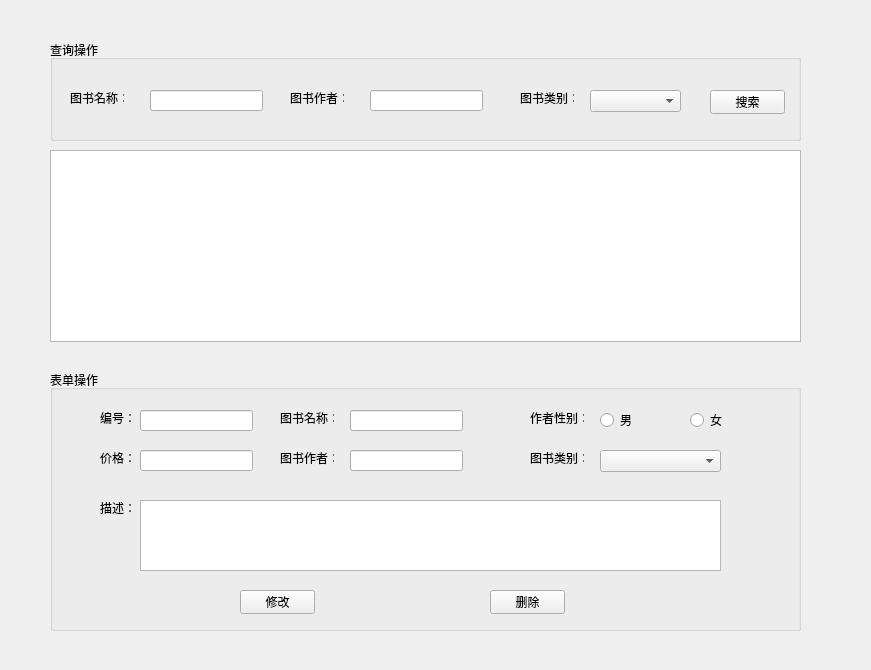
<?xml version="1.0" encoding="UTF-8"?>
<ui version="4.0">
 <class>Form</class>
 <widget class="QWidget" name="Form">
  <property name="geometry">
   <rect>
    <x>0</x>
    <y>0</y>
    <width>871</width>
    <height>670</height>
   </rect>
  </property>
  <property name="windowTitle">
   <string>图书信息管理</string>
  </property>
  <widget class="QGroupBox" name="groupBox">
   <property name="geometry">
    <rect>
     <x>50</x>
     <y>40</y>
     <width>751</width>
     <height>101</height>
    </rect>
   </property>
   <property name="title">
    <string>查询操作</string>
   </property>
   <widget class="QLabel" name="label">
    <property name="geometry">
     <rect>
      <x>20</x>
      <y>50</y>
      <width>54</width>
      <height>16</height>
     </rect>
    </property>
    <property name="text">
     <string>图书名称：</string>
    </property>
   </widget>
   <widget class="QLineEdit" name="book_name_input">
    <property name="geometry">
     <rect>
      <x>100</x>
      <y>50</y>
      <width>113</width>
      <height>21</height>
     </rect>
    </property>
   </widget>
   <widget class="QLabel" name="label_2">
    <property name="geometry">
     <rect>
      <x>240</x>
      <y>50</y>
      <width>54</width>
      <height>16</height>
     </rect>
    </property>
    <property name="text">
     <string>图书作者：</string>
    </property>
   </widget>
   <widget class="QLabel" name="label_3">
    <property name="geometry">
     <rect>
      <x>470</x>
      <y>50</y>
      <width>54</width>
      <height>16</height>
     </rect>
    </property>
    <property name="text">
     <string>图书类别：</string>
    </property>
   </widget>
   <widget class="QLineEdit" name="book_author_input">
    <property name="geometry">
     <rect>
      <x>320</x>
      <y>50</y>
      <width>113</width>
      <height>21</height>
     </rect>
    </property>
   </widget>
   <widget class="QComboBox" name="comboBox_booktype">
    <property name="geometry">
     <rect>
      <x>540</x>
      <y>50</y>
      <width>91</width>
      <height>22</height>
     </rect>
    </property>
   </widget>
   <widget class="QPushButton" name="search_btn">
    <property name="geometry">
     <rect>
      <x>660</x>
      <y>50</y>
      <width>75</width>
      <height>24</height>
     </rect>
    </property>
    <property name="text">
     <string>搜索</string>
    </property>
   </widget>
  </widget>
  <widget class="QGroupBox" name="groupBox_2">
   <property name="geometry">
    <rect>
     <x>50</x>
     <y>370</y>
     <width>751</width>
     <height>261</height>
    </rect>
   </property>
   <property name="title">
    <string>表单操作</string>
   </property>
   <widget class="QLabel" name="label_4">
    <property name="geometry">
     <rect>
      <x>50</x>
      <y>40</y>
      <width>54</width>
      <height>16</height>
     </rect>
    </property>
    <property name="text">
     <string>编号：</string>
    </property>
   </widget>
   <widget class="QLabel" name="label_5">
    <property name="geometry">
     <rect>
      <x>50</x>
      <y>80</y>
      <width>54</width>
      <height>16</height>
     </rect>
    </property>
    <property name="text">
     <string>价格：</string>
    </property>
   </widget>
   <widget class="QLabel" name="label_6">
    <property name="geometry">
     <rect>
      <x>50</x>
      <y>130</y>
      <width>54</width>
      <height>16</height>
     </rect>
    </property>
    <property name="text">
     <string>描述：</string>
    </property>
   </widget>
   <widget class="QLabel" name="label_7">
    <property name="geometry">
     <rect>
      <x>230</x>
      <y>40</y>
      <width>54</width>
      <height>16</height>
     </rect>
    </property>
    <property name="text">
     <string>图书名称：</string>
    </property>
   </widget>
   <widget class="QLabel" name="label_8">
    <property name="geometry">
     <rect>
      <x>230</x>
      <y>80</y>
      <width>54</width>
      <height>16</height>
     </rect>
    </property>
    <property name="text">
     <string>图书作者：</string>
    </property>
   </widget>
   <widget class="QLabel" name="label_9">
    <property name="geometry">
     <rect>
      <x>480</x>
      <y>40</y>
      <width>54</width>
      <height>16</height>
     </rect>
    </property>
    <property name="text">
     <string>作者性别：</string>
    </property>
   </widget>
   <widget class="QLabel" name="label_10">
    <property name="geometry">
     <rect>
      <x>480</x>
      <y>80</y>
      <width>54</width>
      <height>16</height>
     </rect>
    </property>
    <property name="text">
     <string>图书类别：</string>
    </property>
   </widget>
   <widget class="QPlainTextEdit" name="desc">
    <property name="geometry">
     <rect>
      <x>90</x>
      <y>130</y>
      <width>581</width>
      <height>71</height>
     </rect>
    </property>
   </widget>
   <widget class="QPushButton" name="modify_btn">
    <property name="geometry">
     <rect>
      <x>190</x>
      <y>220</y>
      <width>75</width>
      <height>24</height>
     </rect>
    </property>
    <property name="text">
     <string>修改</string>
    </property>
   </widget>
   <widget class="QPushButton" name="delete_btn">
    <property name="geometry">
     <rect>
      <x>440</x>
      <y>220</y>
      <width>75</width>
      <height>24</height>
     </rect>
    </property>
    <property name="text">
     <string>删除</string>
    </property>
   </widget>
   <widget class="QLineEdit" name="id_input">
    <property name="geometry">
     <rect>
      <x>90</x>
      <y>40</y>
      <width>113</width>
      <height>21</height>
     </rect>
    </property>
    <property name="readOnly">
     <bool>true</bool>
    </property>
   </widget>
   <widget class="QLineEdit" name="modify_book_name">
    <property name="geometry">
     <rect>
      <x>300</x>
      <y>40</y>
      <width>113</width>
      <height>21</height>
     </rect>
    </property>
   </widget>
   <widget class="QRadioButton" name="rbtn_man">
    <property name="geometry">
     <rect>
      <x>550</x>
      <y>40</y>
      <width>95</width>
      <height>20</height>
     </rect>
    </property>
    <property name="text">
     <string>男</string>
    </property>
   </widget>
   <widget class="QRadioButton" name="rbtn_woman">
    <property name="geometry">
     <rect>
      <x>640</x>
      <y>40</y>
      <width>95</width>
      <height>20</height>
     </rect>
    </property>
    <property name="text">
     <string>女</string>
    </property>
   </widget>
   <widget class="QLineEdit" name="modify_book_price">
    <property name="geometry">
     <rect>
      <x>90</x>
      <y>80</y>
      <width>113</width>
      <height>21</height>
     </rect>
    </property>
   </widget>
   <widget class="QLineEdit" name="modify_book_author">
    <property name="geometry">
     <rect>
      <x>300</x>
      <y>80</y>
      <width>113</width>
      <height>21</height>
     </rect>
    </property>
   </widget>
   <widget class="QComboBox" name="cbb_type_modify">
    <property name="geometry">
     <rect>
      <x>550</x>
      <y>80</y>
      <width>121</width>
      <height>22</height>
     </rect>
    </property>
   </widget>
  </widget>
  <widget class="QTableWidget" name="tableWidget">
   <property name="geometry">
    <rect>
     <x>50</x>
     <y>150</y>
     <width>751</width>
     <height>192</height>
    </rect>
   </property>
  </widget>
 </widget>
 <resources/>
 <connections/>
</ui>
